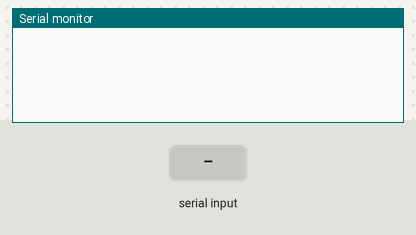
The sketch below on a simulated Arduino Uno, built with avr-gcc and run on an emulated ATmega328P. Shown: the last lines printed to the serial monitor. The test bench sets the inputs (shaded band).

Above: at 1.2 s.
1.3 s: "90,45\n" received over Serial
At 2.3 s:
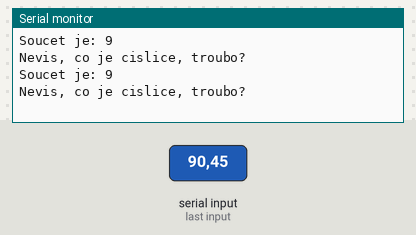
2.8 s: "30,150\n" received over Serial
At 3.4 s:
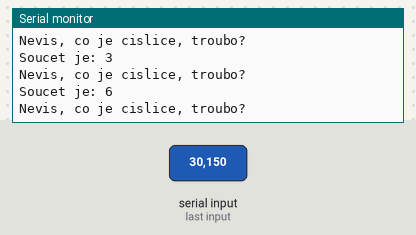
Timing chart, 0 to 5.8 s (numbered marks = the images above; inputs shaded):
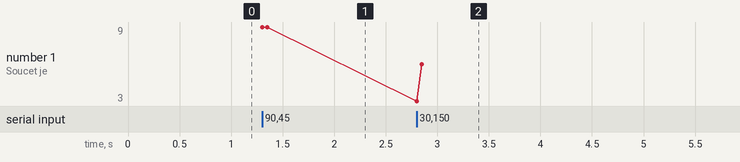

The sketch:

scitani_jednocifernych_cisel.ino
```cpp
void setup() {
  Serial.begin(9600);
}

void loop() {
  static int a = 0;
  static int b = 0;
  static int semafor = 0;
  if (Serial.available()) {
    char c = Serial.read();
    if (c >= '0' && c <= '9') {
      int n = znak_na_cislici(c);
      if (semafor == 0) {
        a = n;
        semafor = 1;
      }
      else if (semafor == 1) {
        b = n;
        Serial.print("Soucet je: ");
        Serial.println(a + b);
        semafor = 0;
      }
    } else {
      Serial.println("Nevis, co je cislice, troubo?");
    }
  }
}

int znak_na_cislici(char z) {
  return z - '0';
}
```

Measured:
- after the input at 1.3 s, the serial monitor: prints a new line at once (image 1)
- after the input at 2.8 s, the serial monitor: prints a new line at once (image 2)
- plotted number 1: 9 → 6 after the input at 2.8 s
